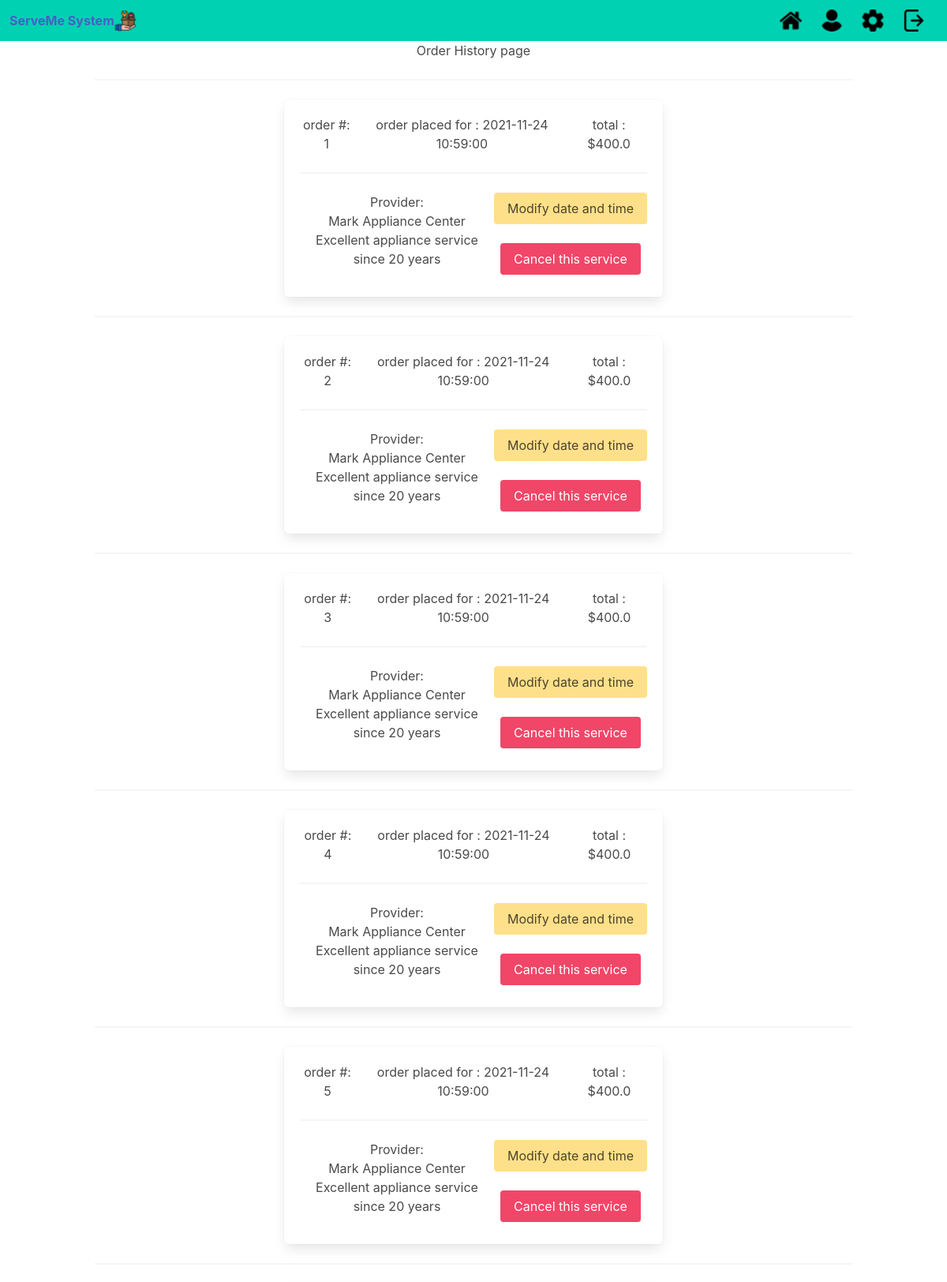
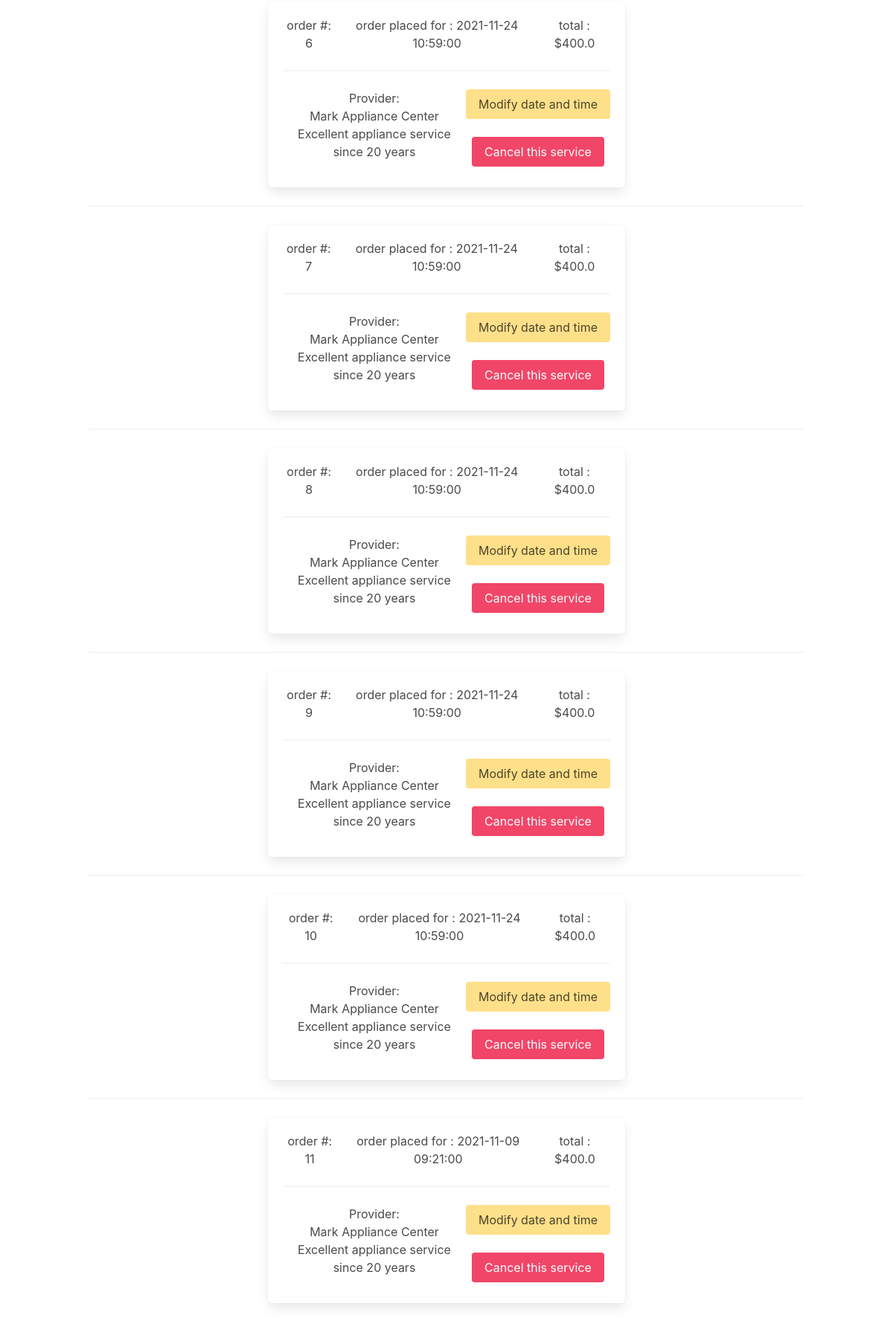
The page /order_history (signed in, upper part) on the database its author committed (2 pictures, top to bottom).
### serveme/models.py (models this page shows, shortened)
class Order (db.Model):
    order_id        = db.Column(db.Integer, primary_key=True)
    provider_id     = db.Column(db.Integer, nullable=False)
    service_id      = db.Column(db.Integer, nullable=False)
    userID         = db.Column(db.Integer, db.ForeignKey('user.userID'), nullable=False)
    cost            = db.Column(db.Float(precision=2), nullable=False)
    review_id       = db.Column(db.Integer)
    description     = db.Column(db.String(255))
    date            = db.Column(db.DateTime())

class Service (db.Model):
    __searchable__  = ['description']
    provider_id     = db.Column(db.Integer, db.ForeignKey('provider.provider_id'), nullable=False)
    service_id      = db.Column(db.Integer, nullable=False, primary_key=True)
    rating_avg      = db.Column(db.Float(precision=2), nullable=False)
    service_name    = db.Column(db.String(20), nullable=False)
    cost            = db.Column(db.Float(precision=2), nullable=False)
    description     = db.Column(db.String(255), nullable=False)
    category        = db.Column(db.String(20), nullable=False)

### serveme/main.py (the view)
@main.route('/order_history')
def order_history():
    orders = Order.query.all()
    services = Service.query.all()
    return render_template('order_history.html', orders=orders, services=services)

### serveme/__init__.py (called while the page is built)
def create_app():
    app = Flask(__name__)
    app.config['SECRET_KEY'] = 'secret-key-goes-here'
    app.config['SQLALCHEMY_TRACK_MODIFICATIONS'] = True
    app.config['SQLALCHEMY_DATABASE_URI'] = 'sqlite:///serveme.db'
    app.config['DEBUG'] = True
    search2.init_app(app)
    db.init_app(app)
    login_manager = LoginManager()
    login_manager.login_view = 'auth.login'
    login_manager.init_app(app)
    from .models import User
    @login_manager.user_loader
    def load_user(user_id):
        return User.query.get(str(user_id))
    from .auth import auth as auth_blueprint
    app.register_blueprint(auth_blueprint)
    from .main import main as main_blueprint
    app.register_blueprint(main_blueprint)
    from .search import search as search_blueprint
    app.register_blueprint(search_blueprint)
    return app

### serveme/templates/order_history.html
{% extends "base.html" %}
{% block content %}
<h1>
 Order History page
  <br>
   {%for service in services%}
    {%for order in orders%}
      {%if order.provider_id==service.provider_id and order.service_id==service.service_id%}
      <hr>
    <div class="box" style="height:250px; margin:auto; width:50%">
      <div style="display:flex; flex-direction: horizontal; justify-content: space-around;">
        <div>order #: {{order.order_id}}</div>
        <div>order placed for : {{order.date}}</div>
        <div>total : ${{order.cost}}</div>
      </div>
      <hr>
        <div style="display: flex; flex-direction: horizontal;">
          <div>
            Provider:
            <br>
            {{service.service_name}}
            <br>
            {{service.description}}
          </div>
          <br>
          <div style="margin-left:auto">
            <button class="button is-warning">Modify date and time</button>
            <br>
            <br>
            <button class="button is-danger">Cancel this service</button>
          </div>
        </div>
    </div>
        {%endif%}
      {%endfor%}
    {%endfor%}
   <br>
</h1>
{% endblock %}

### rows shown on the page
Service: service_name "Mark Appliance Center", description "Excellent appliance service since 20 years"
Order: order_id "1", date "2021-11-24 10:59:00", cost "400.0"
Order: order_id "2", date "2021-11-24 10:59:00", cost "400.0"
Order: order_id "3", date "2021-11-24 10:59:00", cost "400.0"
Order: order_id "4", date "2021-11-24 10:59:00", cost "400.0"
Order: order_id "5", date "2021-11-24 10:59:00", cost "400.0"
Order: order_id "6", date "2021-11-24 10:59:00", cost "400.0"
Order: order_id "7", date "2021-11-24 10:59:00", cost "400.0"
Order: order_id "8", date "2021-11-24 10:59:00", cost "400.0"
Order: order_id "9", date "2021-11-24 10:59:00", cost "400.0"
Order: order_id "10", date "2021-11-24 10:59:00", cost "400.0"
Order: order_id "11", date "2021-11-09 09:21:00", cost "400.0"
